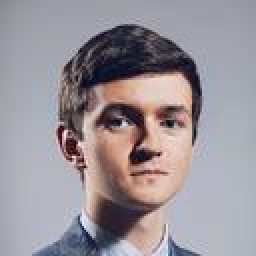
#> input picture data/raw/face_01.jpg, 128 x 128 px (shown 2 times larger)
$ python skin_segmentation.py
#> lines starting #> are read from the running program, lines starting #| are printed output that depends on the picture; after the words box and inside, x2 and y2 are one past the last pixel; in counts of white or black regions, pixels touching at a corner belong together
"""实验七：人脸皮肤颜色分层。

内容：采用彩色图像分层方法，提取人脸皮肤区域
参考任务书说明：可自行准备证件照或自拍照放入 ../images/ 作为输入

方法（均为传统方法，不使用深度学习）：
1. RGB 颜色规则
2. YCbCr 颜色空间椭圆/范围模型
3. HSV 颜色空间范围模型
4. 可选：肤色区域形态学后处理 + 连通域筛选得到人脸候选区

运行：
    python skin_segmentation.py [图像路径]
输出：
    ../images/output/ 下的肤色掩膜与叠加结果
"""
from __future__ import annotations


import glob
import os
import sys

import cv2
import numpy as np

# 输入目录优先级：data/raw（统一原始图库） > 本实验 images/
_HERE = os.path.dirname(os.path.abspath(__file__))
OUTPUT_DIR = os.environ.get("DIP_OUTPUT_DIR") or os.path.join(_HERE, "..", "images", "output")
IMAGE_DIR = os.path.join(_HERE, "..", "images")
RAW_DIR = os.path.join(_HERE, "..", "..", "..", "data", "raw")
PREFERRED_IMAGE = "face_01.jpg"
DEFAULT_SIZE = 400


def ensure_output_dir() -> None:
    os.makedirs(OUTPUT_DIR, exist_ok=True)


def make_demo_image() -> np.ndarray:
    """生成一张近似肤色的椭圆人脸示意图，用于无输入时的演示。"""
    img = np.full((400, 400, 3), 200, dtype=np.uint8)
    cv2.ellipse(img, (200, 210), (95, 125), 0, 0, 360, (150, 190, 225), -1)  # BGR 近似肤色
    cv2.circle(img, (165, 175), 12, (60, 60, 60), -1)
    cv2.circle(img, (240, 175), 12, (60, 60, 60), -1)
    cv2.ellipse(img, (200, 250), (35, 18), 0, 0, 180, (80, 90, 140), 2)
    cv2.rectangle(img, (0, 330), (399, 399), (90, 70, 60), -1)  # 非肤色衣物
    return img


def _scan(directory: str) -> list[str]:
    """扫描目录下所有图像文件（排除 output 目录），按名称排序。
    同时匹配大小写扩展名，避免漏掉 .JPG 等大写后缀。
    """
    found: list[str] = []
    for ext in ("*.jpg", "*.jpeg", "*.png", "*.bmp"):
        found += [f for f in glob.glob(os.path.join(directory, ext)) if "output" not in f]
        found += [f for f in glob.glob(os.path.join(directory, ext.upper())) if "output" not in f]
    # 去重后排序
    return sorted(set(found))


def find_input_image(path: str | None) -> np.ndarray:
    """按 data/raw -> images/ -> 合成图 的优先级确定输入。"""
    if path:
        img = cv2.imread(path)
        if img is None:
            raise FileNotFoundError(f"无法读取图像：{path}")
        return img
    pref = os.path.join(RAW_DIR, PREFERRED_IMAGE)
    if os.path.exists(pref):
        img = cv2.imread(pref)
#> img is the input picture: shape (128, 128, 3); mean B, G, R 152.8, 146.9, 153.5
        if img is not None:
            print(f"使用本实验示例图：{PREFERRED_IMAGE}")
            return img
    for directory in (RAW_DIR, IMAGE_DIR):
        files = _scan(directory)
        if files:
            img = cv2.imread(files[0])
            if img is not None:
                print(f"自动使用图像：{files[0]}")
                return img
    print("未找到输入照片，使用内置合成示意图演示。")
    return make_demo_image()


def resize_keep_aspect(bgr: np.ndarray, size: int = DEFAULT_SIZE) -> np.ndarray:
    """等比缩放到指定边长，短边补白，避免人脸被拉伸变形。"""
#> called with size = 400
    h, w = bgr.shape[:2]
#> h = 128; w = 128
    scale = size / max(h, w)
#> scale = 3.12
    nh, nw = max(1, int(round(h * scale))), max(1, int(round(w * scale)))
#> nh = 400; nw = 400
    resized = cv2.resize(bgr, (nw, nh), interpolation=cv2.INTER_AREA)
    canvas = np.full((size, size, 3), 255, dtype=np.uint8)
    y0, x0 = (size - nh) // 2, (size - nw) // 2
#> y0 = 0; x0 = 0
    canvas[y0:y0 + nh, x0:x0 + nw] = resized
    return canvas


def skin_mask_rgb(bgr: np.ndarray) -> np.ndarray:
    """RGB 规则：R>95, G>40, B>20, max-min>15, |R-G|>15, R>G, R>B。"""
    b, g, r = cv2.split(bgr.astype(np.int16))
    mx = np.maximum(np.maximum(r, g), b)
    mn = np.minimum(np.minimum(r, g), b)
    mask = ((r > 95) & (g > 40) & (b > 20) &
            ((mx - mn) > 15) & (np.abs(r - g) > 15) & (r > g) & (r > b))
#> mask: shape (400, 400) bool; 20.3% white; 7 white regions (4 under 20 px), largest, box (x1, y1, x2, y2) and area: (85, 110, 303, 400) 31889, (91, 125, 110, 166) 490, (175, 175, 187, 182) 58
    return mask.astype(np.uint8) * 255


def skin_mask_ycbcr(bgr: np.ndarray) -> np.ndarray:
    """YCbCr 范围模型：77<=Cb<=127 且 133<=Cr<=173（常用经验区间）。"""
    ycrcb = cv2.cvtColor(bgr, cv2.COLOR_BGR2YCrCb)
#> ycrcb: shape (400, 400, 3); mean of channels 0, 1, 2 149.6, 130.8, 129.8
    _, cr, cb = cv2.split(ycrcb)
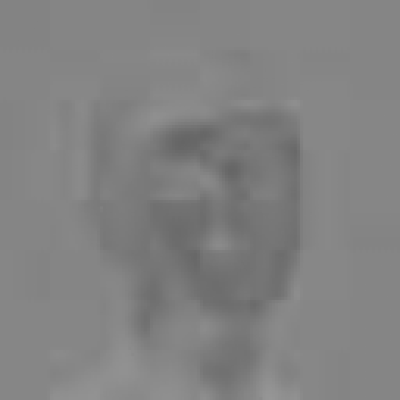
#> cb: shape (400, 400); min 101, max 150, mean 129.8
    mask = ((cb >= 77) & (cb <= 127) & (cr >= 133) & (cr <= 173))
#> mask: shape (400, 400) bool; 25.3% white; 2 white regions, box (x1, y1, x2, y2) and area: (84, 100, 303, 400) 40476, (238, 53, 247, 60) 54
    return mask.astype(np.uint8) * 255


def skin_mask_hsv(bgr: np.ndarray) -> np.ndarray:
    """HSV 范围模型：H in [0,25]，S in [30,170]，V in [50,255]（OpenCV H 取 0-179）。"""
    hsv = cv2.cvtColor(bgr, cv2.COLOR_BGR2HSV)
#> hsv: shape (400, 400, 3); mean H, S, V 95.4, 37.9, 163.1
    h, s, v = cv2.split(hsv)
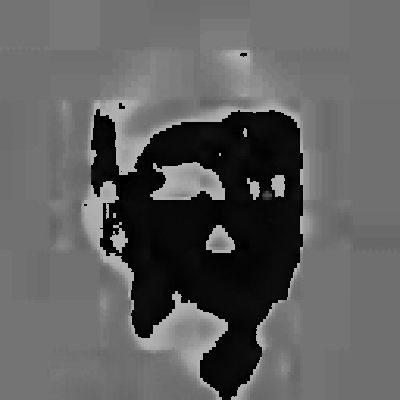
#> h: shape (400, 400); min 0, max 179, mean 95.4
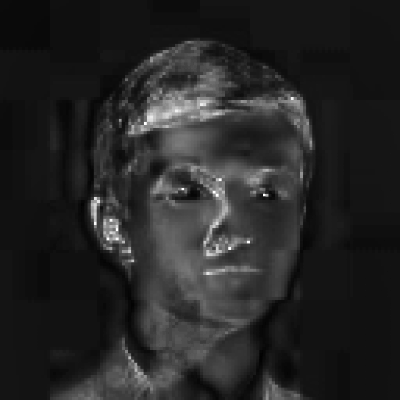
#> s: shape (400, 400); min 1, max 255, mean 37.9
    mask = ((h <= 25) & (s >= 30) & (s <= 170) & (v >= 50))
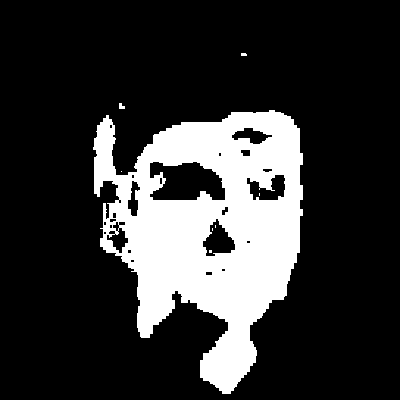
#> mask: shape (400, 400) bool; 20.5% white; 8 white regions (6 under 20 px), largest, box (x1, y1, x2, y2) and area: (93, 110, 303, 394) 32753, (119, 103, 125, 109) 27
    return mask.astype(np.uint8) * 255


def postprocess(mask: np.ndarray) -> np.ndarray:
    """形态学开闭运算去噪点，再取最大连通域作为人脸候选。"""
    kernel = cv2.getStructuringElement(cv2.MORPH_ELLIPSE, (5, 5))
    cleaned = cv2.morphologyEx(mask, cv2.MORPH_OPEN, kernel)
    cleaned = cv2.morphologyEx(cleaned, cv2.MORPH_CLOSE, kernel)

    num_labels, labels, stats, _ = cv2.connectedComponentsWithStats(cleaned, connectivity=8)
    if num_labels <= 1:
        return cleaned
    largest = 1 + int(np.argmax(stats[1:, cv2.CC_STAT_AREA]))
    return (labels == largest).astype(np.uint8) * 255


def add_label(img: np.ndarray, text: str) -> np.ndarray:
    out = img.copy()
    return cv2.putText(out, text, (8, 24), cv2.FONT_HERSHEY_SIMPLEX, 0.6, (0, 255, 255), 2)


def overlay(bgr: np.ndarray, mask: np.ndarray) -> np.ndarray:
    return cv2.bitwise_and(bgr, bgr, mask=mask)


def process(src: np.ndarray, tag: str, out_dir: str) -> None:
    """对单张图执行三种颜色空间分割 + 形态学后处理 + 投票融合。"""
    results = {
        "rgb": skin_mask_rgb(src),
        "ycbcr": skin_mask_ycbcr(src),
        "hsv": skin_mask_hsv(src),
    }

    mask_tiles, overlay_tiles = [], []
    for name, mask in results.items():
        cv2.imwrite(os.path.join(out_dir, f"01_mask_{name}.png"), mask)
        cv2.imwrite(os.path.join(out_dir, f"02_overlay_{name}.png"), overlay(src, mask))
        cleaned = postprocess(mask)
        cv2.imwrite(os.path.join(out_dir, f"03_postprocessed_{name}.png"), cleaned)
        cv2.imwrite(os.path.join(out_dir, f"04_face_candidate_{name}.png"), overlay(src, cleaned))
        mask_tiles.append(add_label(cv2.cvtColor(cv2.resize(mask, (200, 200)), cv2.COLOR_GRAY2BGR), name))
        overlay_tiles.append(add_label(cv2.resize(overlay(src, cleaned), (200, 200)), f"{name} face"))
#> this loop made 3 passes
#> (name, num_labels in postprocess, largest in postprocess) on passes 1 to 3: ('rgb', 5, 1), ('ycbcr', 3, 2), ('hsv', 4, 1)
#> pass 1, in postprocess, `num_labels, labels, stats, _ = cv2.connectedComponentsWithStats(cleane..`:
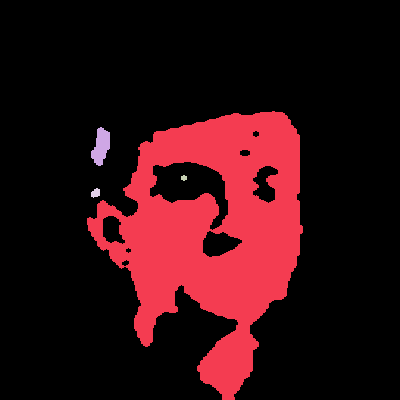
#> labels: shape (400, 400) int32; 5 distinct labels, from 0 to 4; one colour per label, 0 black
#> after the loop, mask_tiles = 3 items; overlay_tiles = 3 items

    cv2.imwrite(os.path.join(out_dir, "masks_grid.png"),
                np.hstack([add_label(cv2.resize(src, (200, 200)), "source")] + mask_tiles))
    cv2.imwrite(os.path.join(out_dir, "overlay_grid.png"),
                np.hstack([add_label(cv2.resize(src, (200, 200)), "source")] + overlay_tiles))
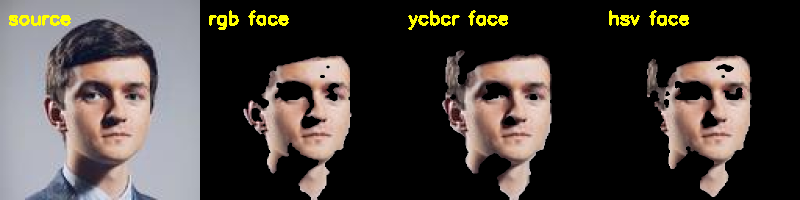
#> saved as overlay_grid.png: shape (200, 800, 3); mean B, G, R 60, 63.7, 70.6

    # 三方法投票融合，提升鲁棒性
    vote = sum((m > 0).astype(np.uint8) for m in results.values())
    fused = (vote >= 2).astype(np.uint8) * 255
#> fused: shape (400, 400); 22.2% white; 6 white regions (4 under 20 px), largest, box (x1, y1, x2, y2) and area: (87, 110, 303, 400) 35434, (119, 103, 125, 109) 27
    fused = postprocess(fused)
#> in postprocess (call 4), `cleaned = cv2.morphologyEx(mask, cv2.MORPH_OPEN, kernel)`: cleaned: shape (400, 400); 21.8% white; 1 white region, box (x1, y1, x2, y2) and area: (91, 110, 303, 400) 34911
#> in postprocess (call 4), `cleaned = cv2.morphologyEx(cleaned, cv2.MORPH_CLOSE, kernel)`: cleaned: shape (400, 400); 22% white; 1 white region, box (x1, y1, x2, y2) and area: (91, 110, 303, 400) 35265
    cv2.imwrite(os.path.join(out_dir, "05_fused_vote.png"), fused)
    cv2.imwrite(os.path.join(out_dir, "06_fused_result.png"), overlay(src, fused))
#> in overlay (call 10), `return cv2.bitwise_and(bgr, bgr, mask=mask)`:
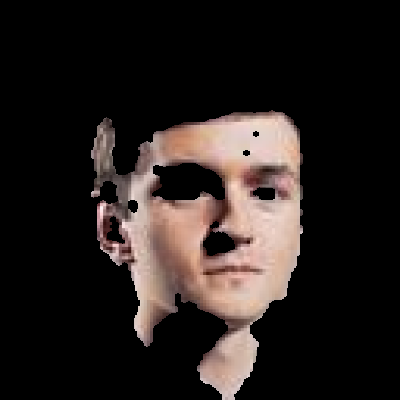
#> returned value: shape (400, 400, 3); mean of channels 0, 1, 2 30, 32.3, 39.5; drawn as B, G, R
    print(f"  [{tag}] 完成，输出 {len(os.listdir(out_dir))} 个文件")
#|   [single] 完成，输出 2 个文件


def main() -> None:
    ensure_output_dir()
    arg = sys.argv[1] if len(sys.argv) > 1 else None

    # 批量模式：传入目录则处理目录下所有图像
    if arg and os.path.isdir(arg):
        files = _scan(arg)
        if not files:
            print(f"目录中没有可用图像：{arg}")
            return
        print(f"批量处理 {len(files)} 张图像，来源：{arg}")
        for f in files:
            img = cv2.imread(f)
            if img is None:
                continue
            tag = os.path.splitext(os.path.basename(f))[0]
            out_dir = os.path.join(OUTPUT_DIR, tag)
            os.makedirs(out_dir, exist_ok=True)
            process(resize_keep_aspect(img, DEFAULT_SIZE), tag, out_dir)
        print(f"\n批量结果已输出到：{os.path.abspath(OUTPUT_DIR)}/<图片名>/")
        return

    # 单图模式
    src = find_input_image(arg)
    src = resize_keep_aspect(src, DEFAULT_SIZE)
    cv2.imwrite(os.path.join(OUTPUT_DIR, "00_source.png"), src)
    process(src, "single", OUTPUT_DIR)
    print(f"\n结果已输出到：{os.path.abspath(OUTPUT_DIR)}")
#| 结果已输出到：experiments/exp7-skin-segmentation/images/output
    print("  - masks_grid.png 三种颜色空间的肤色掩膜对比")
    print("  - overlay_grid.png 形态学后处理与最大连通域提取结果")
    print("  - 05_fused_vote.png / 06_fused_result.png 三方法投票融合结果")
    print("\n提示：传入目录可批量处理，如 python skin_segmentation.py ../../../../data/raw")


if __name__ == "__main__":
    main()
